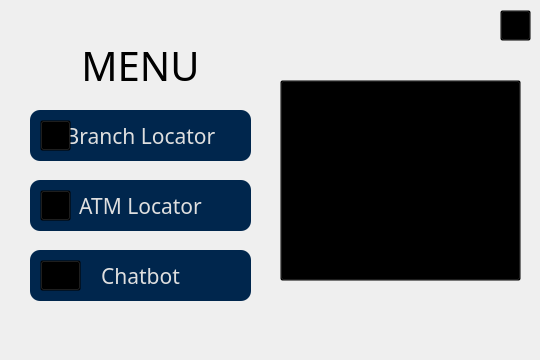
<?xml version="1.0" encoding="UTF-8"?>
<ui version="4.0">
 <class>Menu</class>
 <widget class="QDialog" name="Menu">
  <property name="geometry">
   <rect>
    <x>0</x>
    <y>0</y>
    <width>540</width>
    <height>360</height>
   </rect>
  </property>
  <property name="minimumSize">
   <size>
    <width>540</width>
    <height>360</height>
   </size>
  </property>
  <property name="maximumSize">
   <size>
    <width>540</width>
    <height>360</height>
   </size>
  </property>
  <property name="font">
   <font>
    <family>Akrobat</family>
    <pointsize>16</pointsize>
   </font>
  </property>
  <property name="windowTitle">
   <string>Dialog</string>
  </property>
  <property name="styleSheet">
   <string notr="true">*{
font-family: Akrobat;
}
QDialog{
border-image:url(:/images/bgm1.png)
}
QToolButton{
background: transparent
}
QPushButton{
color:#dfdfdf;
background:#00264d;
border-radius:10px
}
QFrame{
background:rgba(22, 37, 75, 0.94);
border-radius: 10px;
}
QLabel{
color:black;
background: transparent;
}
QLineEdit{
border-radius:10px;
background: #dfdfdf;
}
QPushButton:Hover{
color:black;
background:#004d99;
border-radius:10px
}</string>
  </property>
  <widget class="QToolButton" name="toolButton">
   <property name="geometry">
    <rect>
     <x>500</x>
     <y>10</y>
     <width>31</width>
     <height>31</height>
    </rect>
   </property>
   <property name="text">
    <string>...</string>
   </property>
   <property name="icon">
    <iconset resource="res.qrc">
     <normaloff>:/images/icons8-close-window-96.png</normaloff>:/images/icons8-close-window-96.png</iconset>
   </property>
   <property name="iconSize">
    <size>
     <width>50</width>
     <height>50</height>
    </size>
   </property>
  </widget>
  <widget class="QToolButton" name="toolButton_2">
   <property name="geometry">
    <rect>
     <x>280</x>
     <y>80</y>
     <width>241</width>
     <height>201</height>
    </rect>
   </property>
   <property name="text">
    <string>...</string>
   </property>
   <property name="icon">
    <iconset resource="res.qrc">
     <normaloff>:/images/Logo.png</normaloff>:/images/Logo.png</iconset>
   </property>
   <property name="iconSize">
    <size>
     <width>900</width>
     <height>900</height>
    </size>
   </property>
  </widget>
  <widget class="QPushButton" name="brnch">
   <property name="geometry">
    <rect>
     <x>30</x>
     <y>110</y>
     <width>221</width>
     <height>51</height>
    </rect>
   </property>
   <property name="font">
    <font>
     <family>Akrobat</family>
     <pointsize>16</pointsize>
    </font>
   </property>
   <property name="text">
    <string>Branch Locator</string>
   </property>
  </widget>
  <widget class="QPushButton" name="atm">
   <property name="geometry">
    <rect>
     <x>30</x>
     <y>180</y>
     <width>221</width>
     <height>51</height>
    </rect>
   </property>
   <property name="font">
    <font>
     <family>Akrobat</family>
     <pointsize>16</pointsize>
    </font>
   </property>
   <property name="text">
    <string>ATM Locator</string>
   </property>
  </widget>
  <widget class="QPushButton" name="chatbot">
   <property name="geometry">
    <rect>
     <x>30</x>
     <y>250</y>
     <width>221</width>
     <height>51</height>
    </rect>
   </property>
   <property name="font">
    <font>
     <family>Akrobat</family>
     <pointsize>16</pointsize>
    </font>
   </property>
   <property name="text">
    <string>Chatbot</string>
   </property>
  </widget>
  <widget class="QLabel" name="label">
   <property name="geometry">
    <rect>
     <x>40</x>
     <y>40</y>
     <width>201</width>
     <height>51</height>
    </rect>
   </property>
   <property name="font">
    <font>
     <family>Akrobat</family>
     <pointsize>30</pointsize>
     <weight>50</weight>
     <bold>false</bold>
    </font>
   </property>
   <property name="text">
    <string>MENU</string>
   </property>
   <property name="alignment">
    <set>Qt::AlignCenter</set>
   </property>
  </widget>
  <widget class="QToolButton" name="toolButton_3">
   <property name="geometry">
    <rect>
     <x>40</x>
     <y>120</y>
     <width>31</width>
     <height>31</height>
    </rect>
   </property>
   <property name="text">
    <string>...</string>
   </property>
   <property name="icon">
    <iconset resource="res.qrc">
     <normaloff>:/images/icons8-bank-building-64 (1).png</normaloff>:/images/icons8-bank-building-64 (1).png</iconset>
   </property>
   <property name="iconSize">
    <size>
     <width>50</width>
     <height>50</height>
    </size>
   </property>
  </widget>
  <widget class="QToolButton" name="toolButton_4">
   <property name="geometry">
    <rect>
     <x>40</x>
     <y>190</y>
     <width>31</width>
     <height>31</height>
    </rect>
   </property>
   <property name="text">
    <string>...</string>
   </property>
   <property name="icon">
    <iconset resource="res.qrc">
     <normaloff>:/images/icons8-atm-64.png</normaloff>:/images/icons8-atm-64.png</iconset>
   </property>
   <property name="iconSize">
    <size>
     <width>50</width>
     <height>50</height>
    </size>
   </property>
  </widget>
  <widget class="QToolButton" name="toolButton_5">
   <property name="geometry">
    <rect>
     <x>40</x>
     <y>260</y>
     <width>41</width>
     <height>31</height>
    </rect>
   </property>
   <property name="text">
    <string>...</string>
   </property>
   <property name="icon">
    <iconset resource="res.qrc">
     <normaloff>:/images/icons8-chat-512.png</normaloff>:/images/icons8-chat-512.png</iconset>
   </property>
   <property name="iconSize">
    <size>
     <width>50</width>
     <height>50</height>
    </size>
   </property>
  </widget>
 </widget>
 <resources>
  <include location="res.qrc"/>
 </resources>
 <connections>
  <connection>
   <sender>toolButton</sender>
   <signal>clicked()</signal>
   <receiver>Menu</receiver>
   <slot>close()</slot>
   <hints>
    <hint type="sourcelabel">
     <x>502</x>
     <y>28</y>
    </hint>
    <hint type="destinationlabel">
     <x>463</x>
     <y>24</y>
    </hint>
   </hints>
  </connection>
 </connections>
</ui>
